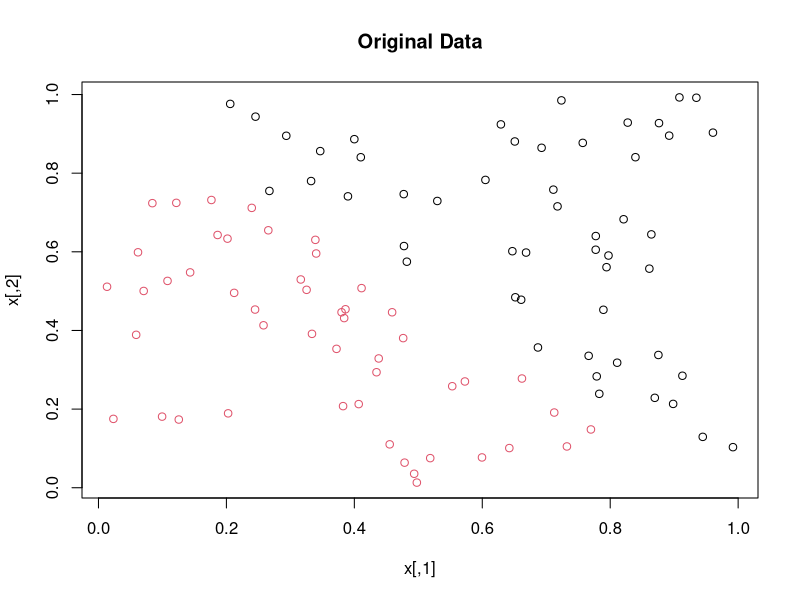
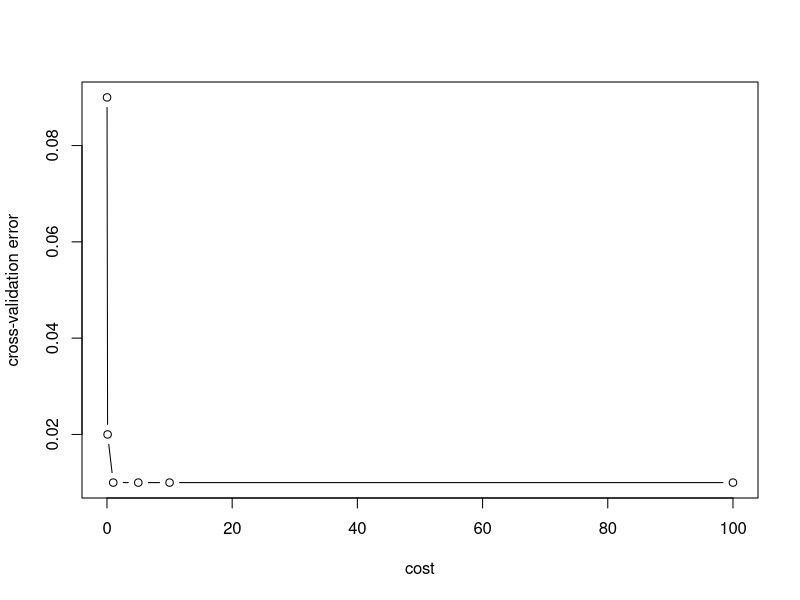
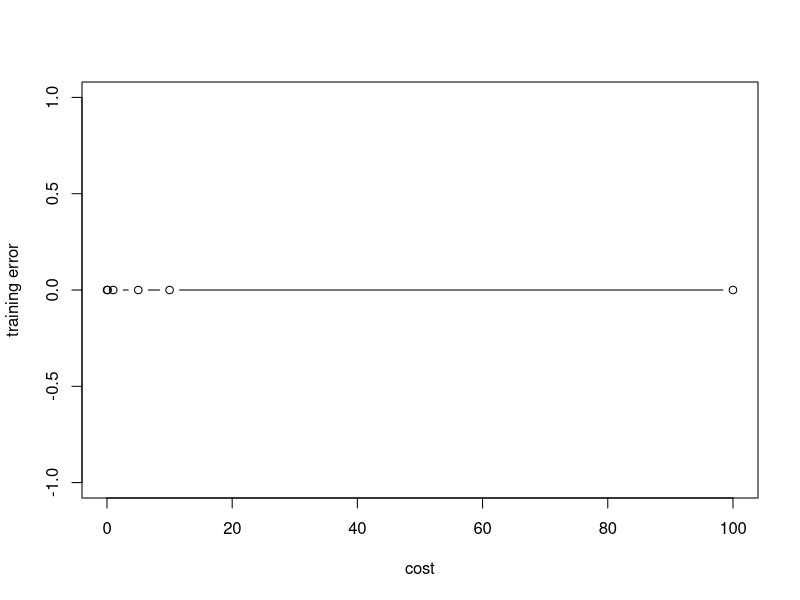
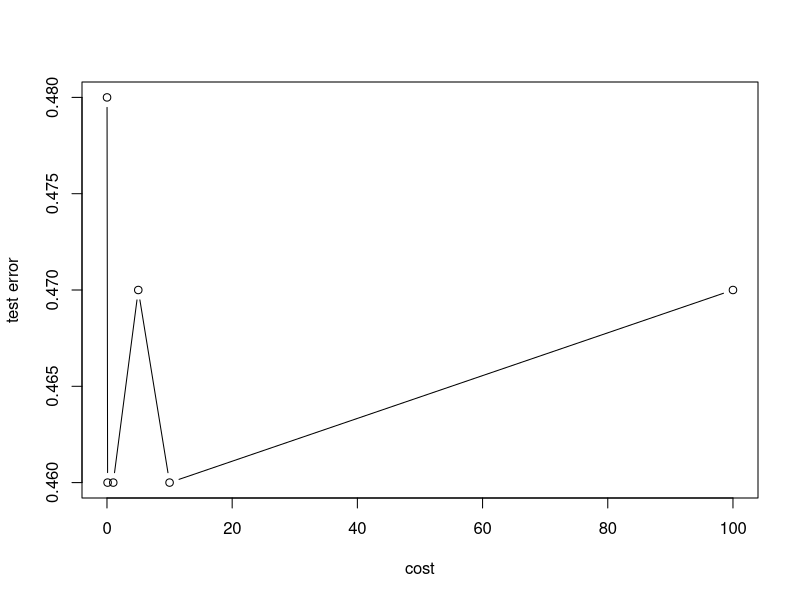

The R source for these figures, in order:
library(e1071)
set.seed(1)

# ------------------------- (a) -------------------------
n = 100
p = 2
x = matrix(runif(n*p), ncol=p)
y = ifelse(x[,1]+x[,2]>1, 1, 0)
plot(x, col=(2-y), main='Original Data')


# ------------------------- (b) -------------------------
costs = c(0.01, 0.1, 1, 5, 10, 100)
dat = data.frame(x=x, y=as.factor(y))
tune.out = tune(svm, y~., data=dat, kernel='linear', ranges=list(cost=costs))
err.cv = tune.out$performances$error
plot(costs, err.cv, type='b', xlab='cost', ylab='cross-validation error')


err.train = rep(0, length(costs))
for(i in length(costs)){
    svm.fit = svm(y~., data=dat, kernel='linear', cost=costs[i])
    mat = table(pred=svm.fit$fitted, actual=dat$y)
    err.train[i] = (mat[1, 2]+mat[2, 1])/sum(mat)
}
plot(costs, err.train, type='b', xlab='cost', ylab='training error')

# training error < corss-validation error


# ------------------------- (c) -------------------------
set.seed(9)
xtest = matrix(runif(n*p), ncol=p)
ytest = ifelse(x[, 1]+x[, 2]>1, 1, 0)
dat.test = data.frame(x=xtest, y=ytest)
err.test = rep(0, length(costs))
for(i in 1:length(costs)){
    svm.fit = svm(y~., data=dat, kernel='linear', cost=costs[i])
    svm.pred = predict(svm.fit, newdata=dat.test)
    mat = table(pred=svm.pred, actual=ytest)
    err.test[i] = (mat[1, 2]+mat[2, 1])/sum(mat)
}

plot(costs, err.test, type='b', xlab='cost', ylab='test error')

# cost = 0.1 leads to the smallest test error
# this is smaller than the costs leading to smallest training error
# and cross-validation error


# ------------------------- (d) -------------------------
# large cost tends to cause over-fitting